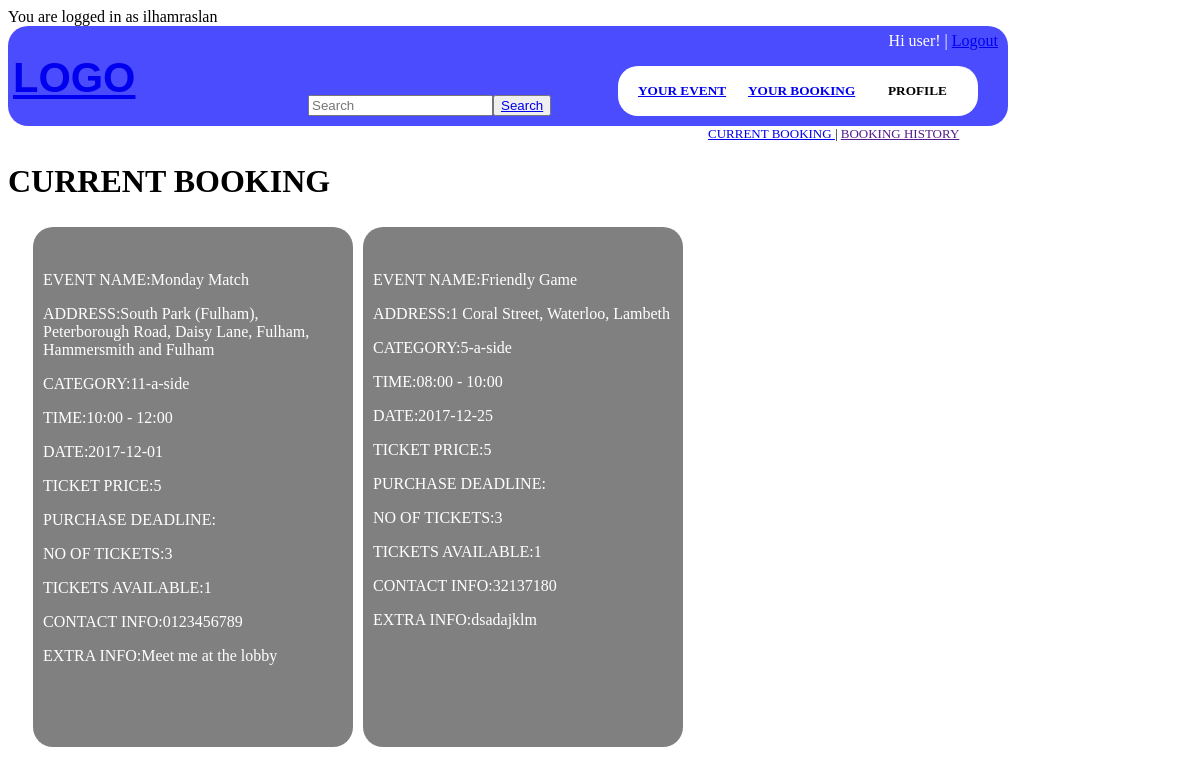
/Pages-Emily/booking_page.php (signed in), run on the app's committed database.
### tables this page shows
CREATE TABLE `booking` (
  `booking_id` int(11) NOT NULL,
  `ticket_id` int(11) DEFAULT NULL,
  `user_id` int(11) NOT NULL
);

CREATE TABLE `event` (
  `event_id` int(11) NOT NULL,
  `venue_id` int(11) NOT NULL,
  `event_name` text NOT NULL,
  `category` text NOT NULL,
  `date` date NOT NULL,
  `start_time` varchar(10) NOT NULL,
  `end_time` varchar(10) NOT NULL,
  `contact_information` text NOT NULL,
  `extra_information` text NOT NULL,
  `number_of_tickets` int(11) NOT NULL,
  `tickets_available` int(11) NOT NULL,
  `host_id` int(11) DEFAULT NULL,
  `deadline_purchase` date DEFAULT NULL,
  `ticket_price` int(11) DEFAULT NULL
);

CREATE TABLE `venue` (
  `venue_id` int(11) NOT NULL,
  `address` text NOT NULL,
  `postal_code` varchar(20) NOT NULL,
  `town/city` text NOT NULL,
  `ground_type` text NOT NULL,
  `size_of_pitch` varchar(30) NOT NULL,
  `venue_name` text NOT NULL
);

### Pages-Emily/Methods.php (the view, shortened to what this page needs)
<?php
	function createToolbar() {
		echo "<div id=\"toolbar\">";
		echo "<div id=\"toolbar_logo\">";
		echo "<h1><a href='main_page.php'>LOGO</a></h1>";
		echo "</div>";
		echo "<div id=\"toolbar_searchBar\">";
		echo "<input type=\"text\" placeholder=\"Search\">";
		echo "<button id=\"searchButton\"><a href='search_page.php'>Search</a></button>";
		echo "</div>";
		echo "<div id=\"toolbar_user\">";
		echo "	<p>Hi user! | <a href='logout_page.php'>Logout</a></p>";
		echo "</div>";
		echo "<div id=\"toolbar_buttons\">";
		echo "	<div id=\"toolbar_yourEventButton\">";
		echo "	<h5><a href='event_page.php'>YOUR EVENT</a></h5>";
		echo "	</div>";
		echo "	<div id=\"toolbar_yourBookingButton\">";
		echo "	<h5><a href='booking_page.php'>YOUR BOOKING</a></h5>";
		echo "	</div>";
		echo "	<div id=\"toolbar_profileButton\">";
		echo "	<h5>PROFILE</h5>";
		echo "	</div>";
		echo "</div>";
		echo "</div>";
	}
	function createEvent($row) {
		echo "<div class=\"event\">";
		echo "<div class=\"event_properties\">";
		echo "<br>";
		echo "<p>EVENT NAME:".$row['event_name']."</p>";
		echo "<p>ADDRESS:". $row['address']."</p>";
		echo "<p>CATEGORY:". $row['category']."</p>";
		echo "<p>TIME:". $row['start_time']." - ". $row['end_time'] ." </p>";
		echo "<p>DATE:". $row['date']."</p>";
		echo "<p>TICKET PRICE:". $row['ticket_price'] ."</p>";
		echo "<p>PURCHASE DEADLINE:</p>";
		echo "<p>NO OF TICKETS:".$row['number_of_tickets']."</p>";
		echo "<p>TICKETS AVAILABLE:".$row['tickets_available']."</p>";
		echo "<p>CONTACT INFO:". $row['contact_information']."</p>";
		echo "<p>EXTRA INFO:". $row['extra_information']."</p>";
		echo "</div>";
		echo "</div>";
	}
?>

### Pages-Emily/booking_page.php (shortened to what this page needs)
<?php
	include 'Methods.php';
	$username = $_COOKIE['username'];
	if ($username) {
		echo "You are logged in as $username";
	}
	$con = connectServer();
?>
<!DOCTYPE html>
<html>
	<head>
		<link rel="stylesheet" type="text/css" href="main.css">
	</head>
	<body>
<?php createToolbar(); ?>
        <h8 ><a href="booking_page.php">CURRENT BOOKING </a> | <a href="">BOOKING HISTORY</a> </h8>
	<h1>CURRENT BOOKING</h1>
<?php
	$result = mysqli_query($con,"select * from booking join ticket on booking.ticket_id=ticket.ticket_id join event on event.event_id=ticket.ticket_id join venue on venue.venue_id=event.venue_id where booking.user_Id=3");
	while ($row = mysqli_fetch_array($result)) {
		createEvent($row);
	}
?>
	</body>
</html>

### Pages-Emily/main.css (style rules this page uses)
#toolbar { width:1000px; height:100px; background: #4C4CFF; border-radius: 20px; position: relative; }
#toolbar_logo { color:white; font-family:Helvetica; position: absolute; top:0px; left:5px; font-size:130%; }
#toolbar_searchBar { position:absolute; bottom:10px; left:300px; }
#toolbar_user { position:absolute; right:10px; top:-10px; color:white; }
#toolbar_buttons { position:absolute; width:360px; height:50px; right:30px; bottom:10px; background:white; border-radius:20px; }
#toolbar_yourEventButton { width:120px; height:50px; position:absolute; left:20px; top:-5px; }
#toolbar_yourBookingButton { width:120px; height:50px; position:absolute; left:130px; top:-5px; }
#toolbar_profileButton { width:120px; height:50px; position:absolute; left: 270px; top:-5px; }
.event { position: relative; left:20px; background: grey; width:300px; height:500px; border-radius:20px; float: left; margin: 5px; padding:10px; }
.event_properties p { color:white; }

### Pages-Emily/booking_page.php (style rules this page uses)
h8 { margin-left: 700px; font-size: 13px; }

### data on the page
booking: event.event_name "Monday Match", venue.address "South Park (Fulham), Peterborough Road, Daisy Lane, Fulham, Hammersmith and Fulham", event.category "11-a-side", event.start_time "10:00", event.end_time "12:00", event.date "2017-12-01", event.ticket_price "5", event.number_of_tickets "3", event.tickets_available "1", event.contact_information "0123456789", event.extra_information "Meet me at the lobby"
booking: event.event_name "Friendly Game", venue.address "1 Coral Street, Waterloo, Lambeth", event.category "5-a-side", event.start_time "08:00", event.end_time "10:00", event.date "2017-12-25", event.ticket_price "5", event.number_of_tickets "3", event.tickets_available "1", event.contact_information "32137180", event.extra_information "dsadajklm"

### other printed values
$username "ilhamraslan"
